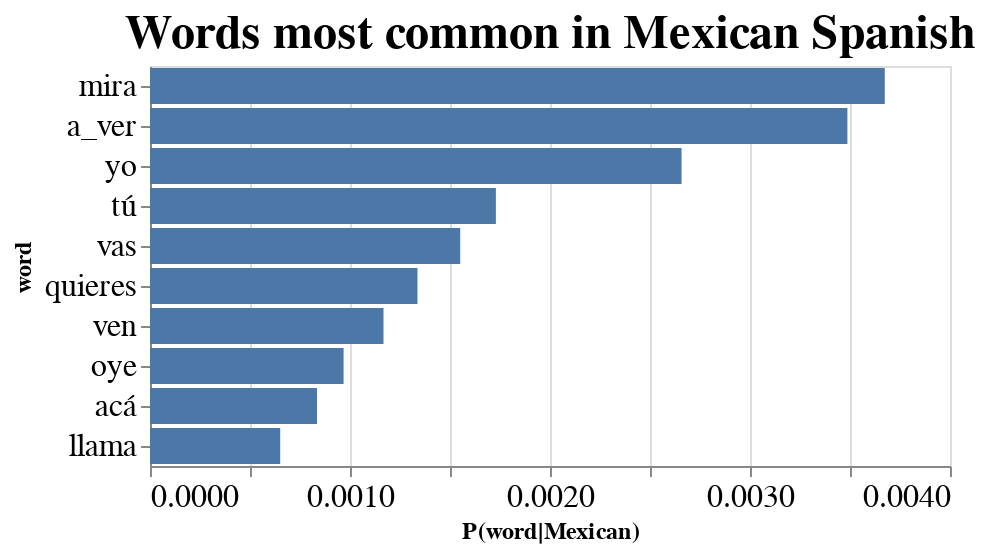

Here is the notebook cell this chart was saved with:
### Markdown cell above
###### figure

### Code cell
data = mex_wordprob

alt.Chart(data).mark_bar().encode(
    x = 'P(word|Mexican):Q',
    y = alt.Y('word:N', sort = '-x')
).properties(title="Words most common in Mexican Spanish"
).configure_title(fontSize=24
).configure_axis(
    titleFontSize=12,
    labelFontSize=16
)

### Figure 1 — Vega-Lite specification as saved in the notebook (floating-point values rounded to 4 significant figures)
{"config": {"view": {"continuousWidth": 400, "continuousHeight": 300}, "axis": {"labelFontSize": 16, "titleFontSize": 12}, "title": {"fontSize": 24}}, "data": {"name": "data-77bef0fda53531cbd66d8beb1ee7969e"}, "mark": "bar", "encoding": {"x": {"type": "quantitative", "field": "P(word|Mexican)"}, "y": {"type": "nominal", "field": "word", "sort": "-x"}}, "title": "Words most common in Mexican Spanish", "$schema": "https://vega.github.io/schema/vega-lite/v4.0.2.json", "datasets": {"data-77bef0fda53531cbd66d8beb1ee7969e": [{"log_probability": -5.607, "word": "mira", "P(word|Mexican)": 0.003674}, {"log_probability": -5.659, "word": "a_ver", "P(word|Mexican)": 0.003487}, {"log_probability": -5.93, "word": "yo", "P(word|Mexican)": 0.002658}, {"log_probability": -6.36, "word": "tú", "P(word|Mexican)": 0.001729}, {"log_probability": -6.469, "word": "vas", "P(word|Mexican)": 0.001551}, {"log_probability": -6.617, "word": "quieres", "P(word|Mexican)": 0.001337}, {"log_probability": -6.753, "word": "ven", "P(word|Mexican)": 0.001168}, {"log_probability": -6.94, "word": "oye", "P(word|Mexican)": 0.000968}, {"log_probability": -7.088, "word": "acá", "P(word|Mexican)": 0.000835}, {"log_probability": -7.337, "word": "llama", "P(word|Mexican)": 0.000651}]}}
